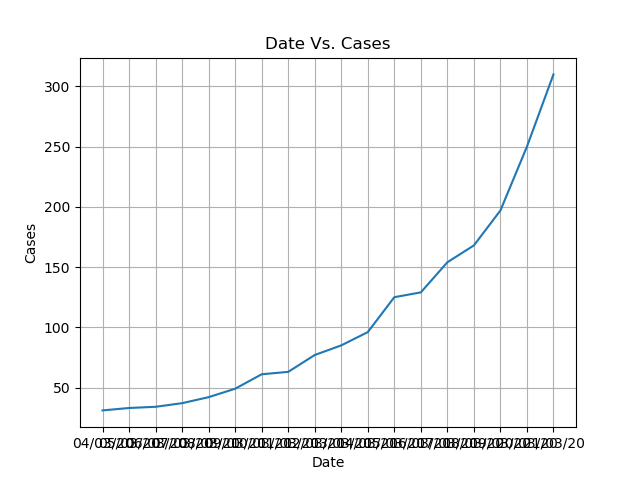

Recreate this plot in Python.
import os
import csv

from matplotlib import pyplot as plt
import numpy as np

with open("covid19.csv", 'r') as csvfile:
    csvreader = csv.reader(csvfile, delimiter=',')
    next(csvfile, None)

    a = ["04/03/20","05/03/20","06/03/20","07/03/20","08/03/20","09/03/20","10/03/20","11/03/20","12/03/20","13/03/20","14/03/20","15/03/20","16/03/20","17/03/20","18/03/20","19/03/20","20/03/20","21/03/20"]
    b = [] #For storing total number of cases for all dates.
    for i in range(len(a)):
        b.append(0)
    
    for row in csvreader:
        for i in range(0,len(a)):
            if (row[1] == a[i]):
                t = 0
                t += float(row[3])
                t += float(row[4])
                t += float(row[5])
                t += float(row[6])
                b[i] += t
    #print(b)

    for i in range(0, len(a)):
        print("The number of cases on", a[i], "is :", b[i])

    #For visulaizing the results..
    plt.plot(a, b)
    plt.xlabel('Date')
    plt.ylabel('Cases')
    plt.title('Date Vs. Cases')
    plt.grid(True)
    plt.savefig("Task3.png")
    plt.show()
